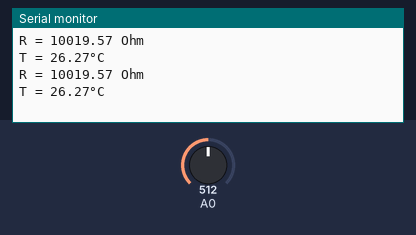
The sketch below on a simulated Arduino Uno, built with avr-gcc and run on an emulated ATmega328P. Parts: the last lines printed to the serial monitor. Inputs (shaded band) come from the test bench; at power-on: A0 = 512.

Above: at 1.8 s.
1.9 s: A0 set to 1023
At 2.5 s:
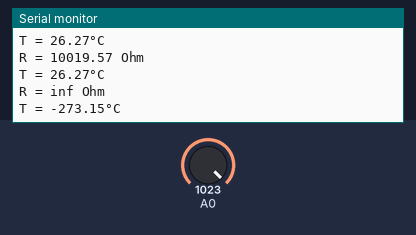
4.5 s: A0 set to 900
At 5.8 s:
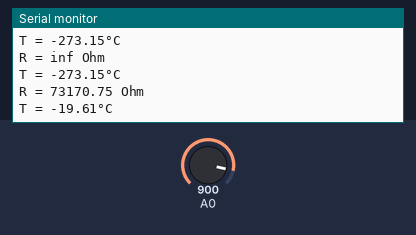
Timing chart, 0 to 7.5 s (numbered marks = the images above; inputs shaded):
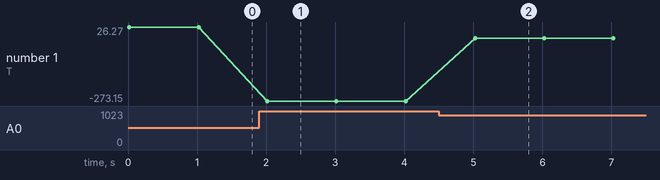

Measured:
- after the input at 1.9 s, the serial monitor: prints a new line after 0.10 s (image 1)
- after the input at 4.5 s, the serial monitor: prints a new line after 0.51 s (image 2)
- plotted number 1: 26.27 → -273.15 after the input at 1.9 s, -273.15 → -19.61 after the input at 4.5 s

The sketch:

ctn_thermometre.ino
```cpp
/*
 *  Mesure de la résistance d'une CTN et calcul de la température
 *  à partir de la relation simplifiée de Steinhart-Hart
 */

// Déclaration des variables pour la mesure de la résistance
float Vcc = 5.0;    // Tension d'alimentation
float R1 = 10000;   // Résistance du pont diviseur de tension
float U;            // Tension CTN en volt
float R_mes;        // Résistance CTN en ohm

// Déclaration des variables pour la calcul de la température
float T0 = 25;      // Température de référence (25°C)
float R0 = 10500;   // Resistance R0 à T0 = 25°C
float beta = 3290;  // Coefficient de temperature en K
float inverse;      // Inverse de la temperature en K-1
float T_K;          // Temperature en K
float T;            // Temperature en °C


void setup() {
  Serial.begin(9600);  // Paramétrage du port série
}

void loop() {
 U = analogRead(A0)*Vcc/1023;                      // Lecture de la tension en V
 R_mes = R1*U/(Vcc-U);                             // Calcul de la résistance mesurée
 Serial.print("R = ");                             // Affichage
 Serial.print(R_mes);                              // Affichage
 Serial.println(" Ohm");                           // Affichage + retour à la ligne

 inverse = 1/beta * log(R_mes/R0) + 1/(T0+273.15); // Calcul de l'inverse de la temperature
 T_K = 1/inverse;                                  // Calcul de la température en Kelvin
 T = T_K - 273.15;                                 // Caclul de la température en °C
 Serial.print("T = ");                             // Affichage
 Serial.print(T);                                  // Affichage
 Serial.println("°C");                             // Affichage + retour à la ligne
 delay(1000);                                      // Pause
}
```
